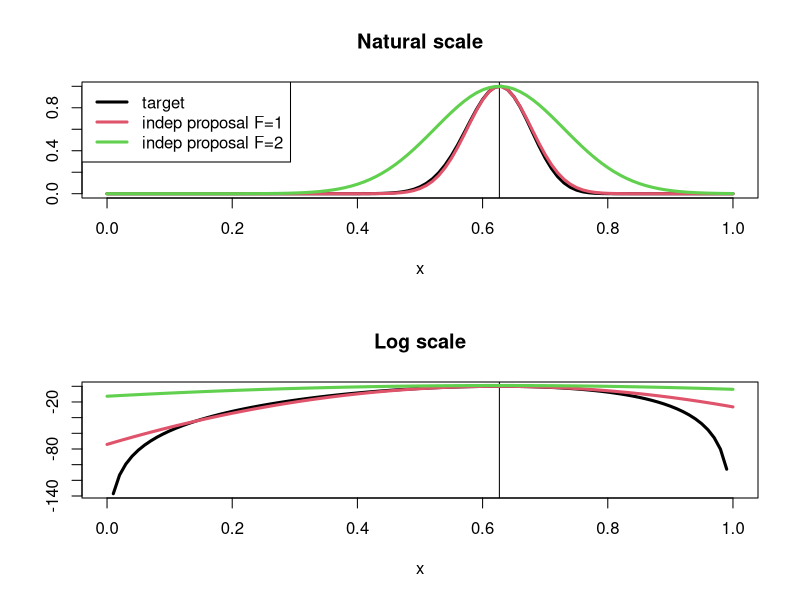
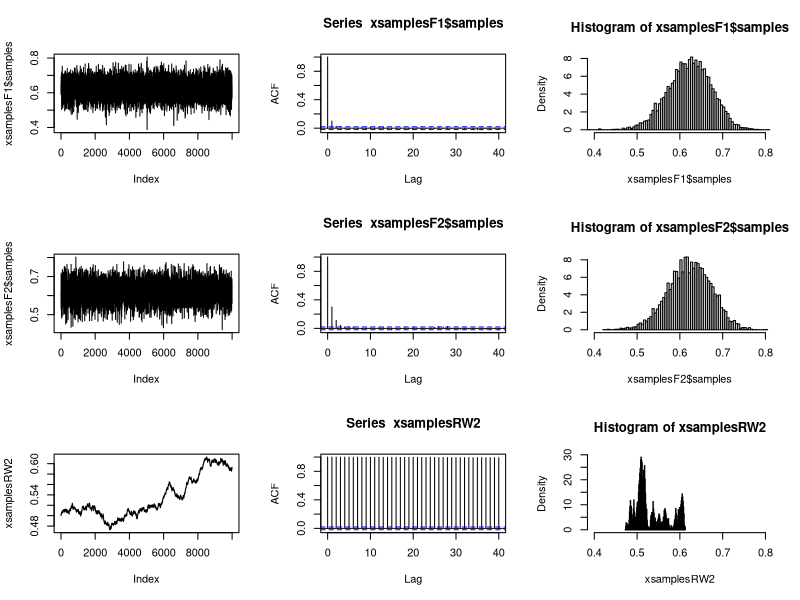
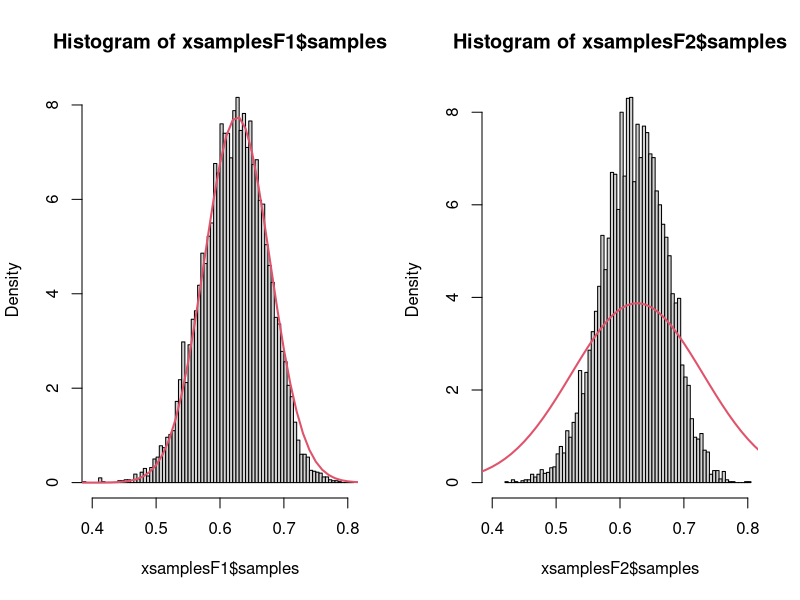

These charts were generated, in order, by the following R code:
## Rao-example using MCMC and two different proposal strategies:
##
## 1. independence sampler
## 2. random walk proposal


# target (posterior) distribution on log-scale asssuming a uniform prior
target <- function(theta, y, scaled=FALSE){
  res<- y[1]*log(2+theta) + 
    (y[2]+y[3])*log(1-theta)+y[4]*log(theta)
  res[theta<0 | theta>1] = NA
  if(!scaled) return(res)
  else return(res-max(res,na.rm=T))
}

### plot to show the target and the proposals in the independence sampler
data <- c(125, 18, 20, 34)

if(TRUE)
{
  mymean <- optimize(target, y=data, lower = 0, upper = 1, maximum = TRUE)$maximum
  # take the negative second derivative (Hessian) of the log-likelihood
  a <- -1*(-data[1]/(2+mymean)^2 - (data[2]+data[3])/(1-mymean)^2 - data[4]/mymean^2)
  # the variance is approximately the inversion of the negative Hessian
  mystd <- sqrt(1/a)
  
  par(mfrow=c(2,1))
  curve(exp(target(theta=x,y=data, scaled=T)), from = 0 , to = 1, lwd=3, ylab="",
        main = "Natural scale")
  abline(v=mymean)
  sd = mystd*1
  curve(dnorm(x, mean=mymean, sd=sd)/dnorm(mymean, mean=mymean, sd=sd), 
        from = 0, to = 1, add=T, col = 2, lwd=3)
  sd = mystd*2
  curve(dnorm(x, mean=mymean, sd=sd)/dnorm(mymean, mean=mymean, sd=sd), 
        from = 0, to = 1, add=T, col = 3, lwd=3)
  legend("topleft", c("target","indep proposal F=1", "indep proposal F=2"), 
         lwd=3,col=c(1,2,3))
  
  curve((target(theta=x,y=data, scaled=T)), from = 0 , to = 1, lwd=3, ylab="",
        main = "Log scale")
  abline(v=mymean)
  sd = mystd
  curve(dnorm(x, mean=mymean, sd=sd, log = T) - 
          dnorm(mymean, mean=mymean, sd=sd, log = T), from = 0, to = 1, add=T, col = 2, lwd=3)
  sd = mystd*2
  curve(dnorm(x, mean=mymean, sd=sd, log = T)/dnorm(mymean, mean=mymean, sd=sd, log = T), 
        from = 0, to = 1, add=T, col = 3, lwd=3)
}

mcmc_indep <- function(M, y, F){
  
  # store samples here
  xsamples <- rep(NA, M)
  
  # Idea: Normal Independence proposal with mean equal to the posterior
  # mode and standard deviation equal to the standard error or to 
  # a multiple of the standard error.
  mymean <- optimize(target, y=y, lower = 0, upper = 1, maximum = TRUE)$maximum
  
  # negative curvature of the log-posterior at the mode
  
  # take the negative second derivative (Hessian) of the log-likelihood
  a <- -1*(-y[1]/(2+mymean)^2 - (y[2]+y[3])/(1-mymean)^2 - y[4]/mymean^2)
  # the variance is approximately the inversion of the negative Hessian
  mystd <- sqrt(1/a)
  
  ##################################################################
  ## Alternative using optim instead of optimize. Optim directly returns the Hessian.
  #     eps <- 1E-9
  #     mycontrol <- list(fnscale=-1, maxit=100)
  #   
  #     ml <- optim(0.5, target, y=data, control=mycontrol, hessian=T, 
  #                 method="L-BFGS-B", lower=0+eps, upper=1-eps)
  #     mymean <- ml$par
  #     mystd <- sqrt(-1/ml$hessian)
  ##################################################################
  
  # factor to blow up standard deviation
  factor=F
  yes <- 0
  no <- 0
  
  # use as initial starting value mymean
  xsamples[1] <- mymean
  
  # MH-Iteration
  for(k in 2:M){
    # value of the past iteration
    old <- xsamples[k-1]
    
    # propose new value
    proposal <- rnorm(1, mean=mymean, sd=mystd*factor)
    
    # compute acceptance ratio
    posterior.ratio <-  exp(target(proposal, data)-target(old, data))
    if(is.na(posterior.ratio)){
      # happens when the proposal is not between 0 and 1 
      # => acceptance probability will be 0
      posterior.ratio <- 0
    }
    proposal.ratio <- exp(dnorm(old, mymean, mystd*factor, log=T)-
                            dnorm(proposal, mymean, mystd*factor, log=T))
    
    # get the acceptance probability
    alpha <- posterior.ratio*proposal.ratio
    
    # accept-reject step
    if(runif(1) <= alpha){	
      # accept the proposed value
      xsamples[k] <- proposal
      # increase counter of accepted values
      yes <- yes + 1
    }
    else{
      # stay with the old value
      xsamples[k] <- old
      no <- no + 1
    }
  }
  
  # acceptance rate
  cat("The acceptance rate is: ", round(yes/(yes+no)*100,2), "%\n", sep="")
  return(list(samples = xsamples, mean_prop = mymean, sd_prop = mystd*factor))
}


mcmc_rw <- function(M, y, d){
  
  # store samples here
  xsamples <- rep(NA, M)
  
  # Idea: Use a random walk proposal: U(theta^(k) - d, theta^(k) + d)
  
  yes <- 0
  no <- 0
  
  # specify a starting value
  xsamples[1] <- 0.5
  
  # MH-Iteration
  for(k in 2:M){
    # value of the past iteration
    old <- xsamples[k-1]
    
    # propose new value
    proposal <- runif(1, old-d, old+d)
    
    # compute acceptance ratio
    posterior.ratio <-  exp(target(proposal, data)-target(old, data))
    if(is.na(posterior.ratio)){
      # happens when the proposal is not between 0 and 1 
      # => acceptance probability will be 0
      posterior.ratio <- 0
    }
    # the proposal ratio is equal to 1 as we have a symmetric proposal distribution
    proposal.ratio <- 1
    
    # get the acceptance probability
    alpha <- posterior.ratio*proposal.ratio
    
    # accept-reject step
    if(runif(1) <= alpha){	
      # accept the proposed value
      xsamples[k] <- proposal
      # increase counter of accepted values
      yes <- yes + 1
    }
    else{
      # stay with the old value
      xsamples[k] <- old
      no <- no + 1
    }
  }
  
  # acceptance rate
  cat("The acceptance rate is: ", round(yes/(yes+no)*100,2), "%\n", sep="")
  return(xsamples)
}
## data
data <- c(125, 18, 20, 34)
# number of iterations
M <- 10000
xsamplesF1 <- mcmc_indep(M=M, F=1, y=data)
xsamplesF2 <- mcmc_indep(M=M, F=2, y=data)
xsamplesRW <- mcmc_rw(M=M,   d  = sqrt(12)/2*0.1, y=data)
xsamplesRW2 <- mcmc_rw(M=M,   d  = 0.001, y=data)

## some plots
# Independence proposal F=1
par(mfrow=c(3,3))
# traceplot
plot(xsamplesF1$samples, type="l")
# autocorrelation plot
acf(xsamplesF1$samples)
# histogram
hist(xsamplesF1$samples, nclass=100, xlim=c(0.4,0.8), prob=T)

# Independence proposal F=2
plot(xsamplesF2$samples, type="l")
acf(xsamplesF2$samples)
hist(xsamplesF2$samples, nclass=100, xlim=c(0.4,0.8), prob=T)

# RW proposal
plot(xsamplesRW2, type="l")
acf(xsamplesRW2)
hist(xsamplesRW2, nclass=100, xlim=c(0.4,0.8), prob=T)

par(mfrow=c(1,2))
hist(xsamplesF1$samples, nclass=100, xlim=c(0.4,0.8), prob=T)
curve(dnorm(x, mean  = xsamplesF1$mean_prop, sd = xsamplesF1$sd_prop), 
      from = 0, to = 1, add=T, lwd = 2, col = 2)
hist(xsamplesF2$samples, nclass=100, xlim=c(0.4,0.8), prob=T)
curve(dnorm(x, mean  = xsamplesF2$mean_prop, sd = xsamplesF2$sd_prop), 
      from = 0, to = 1, add=T, lwd = 2, col = 2)



